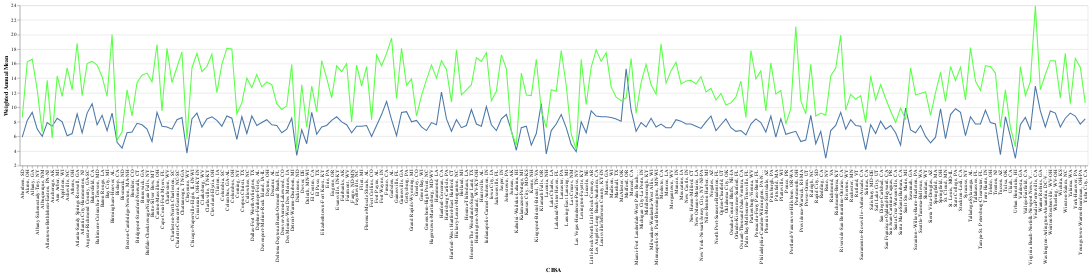

The cell this chart's notebook holds for it:
### Code cell
bar2 = alt.Chart(df4_2019).mark_line().encode(
                                            x = alt.X('CBSA', scale = alt.Scale(type = 'log')),
                                            y = alt.Y('Weighted Annual Mean:Q', title = 'Weighted Annual Mean', scale = alt.Scale(zero = False)))
bar3 = alt.Chart(df4_2000).mark_line(color="#5aff47").encode(
                                            x = alt.X('CBSA', scale = alt.Scale(type = 'log')),
                                            y = alt.Y('Weighted Annual Mean:Q', title = 'Weighted Annual Mean', scale = alt.Scale(zero = False)))
(bar2 + bar3).properties(width=4000)

### Figure 1 — Vega-Lite specification as saved in the notebook (floating-point values rounded to 4 significant figures; data arrays with more than 128 entries replaced by an {"elided": "..."} marker saying what was removed)
{"config": {"view": {"continuousWidth": 400, "continuousHeight": 300}}, "layer": [{"data": {"name": "data-c395b99425c2972a0a6688066c931af3"}, "mark": "line", "encoding": {"x": {"type": "nominal", "field": "CBSA", "scale": {"type": "log"}}, "y": {"type": "quantitative", "field": "Weighted Annual Mean", "scale": {"zero": false}, "title": "Weighted Annual Mean"}}}, {"data": {"name": "data-f2508caf4c15391e92a21f595d003b63"}, "mark": {"type": "line", "color": "#5aff47"}, "encoding": {"x": {"type": "nominal", "field": "CBSA", "scale": {"type": "log"}}, "y": {"type": "quantitative", "field": "Weighted Annual Mean", "scale": {"zero": false}, "title": "Weighted Annual Mean"}}}], "width": 4000, "$schema": "https://vega.github.io/schema/vega-lite/v4.0.2.json", "datasets": {"data-c395b99425c2972a0a6688066c931af3": {"elided": "214 records"}, "data-f2508caf4c15391e92a21f595d003b63": {"elided": "214 records"}}}
